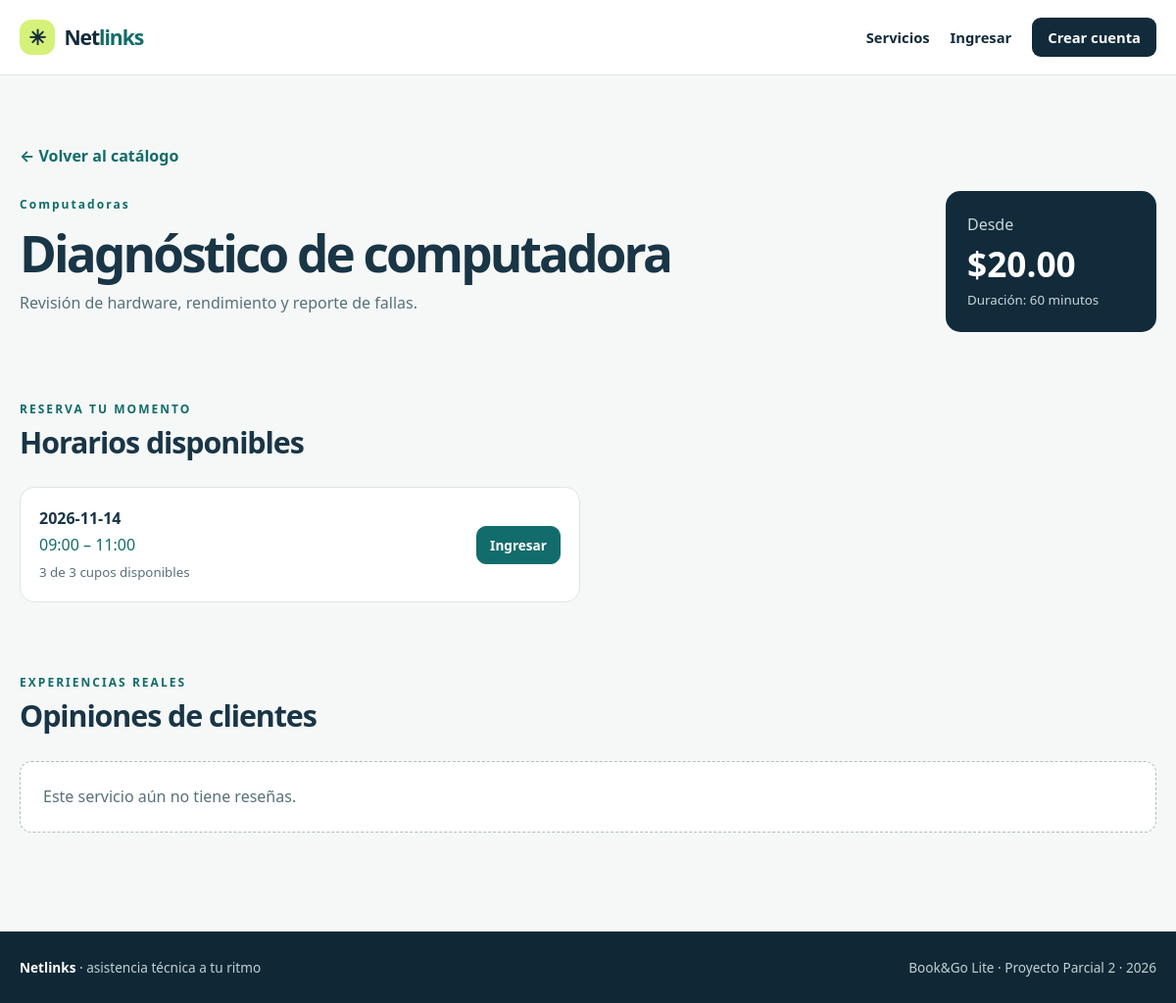
Page /index.php?route=service&id=1 on the committed database.
### tables this page shows
CREATE TABLE IF NOT EXISTS servicios (
 id BIGINT UNSIGNED AUTO_INCREMENT PRIMARY KEY,
 categoria_id BIGINT UNSIGNED NOT NULL,
 nombre VARCHAR(120) NOT NULL,
 descripcion TEXT NOT NULL,
 precio DECIMAL(10,2) NOT NULL,
 duracion_min SMALLINT UNSIGNED NOT NULL,
 estado ENUM('ACTIVO','INACTIVO') NOT NULL DEFAULT 'ACTIVO',
 CONSTRAINT chk_precio CHECK (precio >= 0),
 CONSTRAINT chk_duracion CHECK (duracion_min > 0),
 FOREIGN KEY (categoria_id) REFERENCES categorias(id),
 INDEX (categoria_id, estado)
);

CREATE TABLE IF NOT EXISTS categorias (
 id BIGINT UNSIGNED AUTO_INCREMENT PRIMARY KEY,
 nombre VARCHAR(100) NOT NULL UNIQUE,
 descripcion VARCHAR(500) NOT NULL,
 estado ENUM('ACTIVO','INACTIVO') NOT NULL DEFAULT 'ACTIVO'
);

CREATE TABLE IF NOT EXISTS horarios (
 id BIGINT UNSIGNED AUTO_INCREMENT PRIMARY KEY,
 servicio_id BIGINT UNSIGNED NOT NULL,
 fecha DATE NOT NULL,
 hora_inicio TIME NOT NULL,
 hora_fin TIME NOT NULL,
 cupos_total SMALLINT UNSIGNED NOT NULL,
 cupos_disponibles SMALLINT UNSIGNED NOT NULL,
 estado ENUM('ACTIVO','INACTIVO') NOT NULL DEFAULT 'ACTIVO',
 CONSTRAINT chk_horas CHECK (hora_fin > hora_inicio),
 CONSTRAINT chk_cupos CHECK (cupos_total > 0 AND cupos_disponibles <= cupos_total),
 UNIQUE KEY uq_horario_servicio (id, servicio_id),
 INDEX (servicio_id, fecha, hora_inicio),
 FOREIGN KEY (servicio_id) REFERENCES servicios(id)
);

### public/index.php (called while the page is built, shortened)
<?php
require dirname(__DIR__) . '/app/bootstrap.php';
$route = $_GET['route'] ?? 'home';
try {
    $user = me();
    $template = match ($route) {
        'home' => 'home', 'login' => 'login', 'register' => 'register',
        'service' => 'service', 'reservas' => 'reservas',
        'admin' => 'admin', 'admin-reservas' => 'admin-reservas',
        'change-password' => 'change-password',
        default => null,
    };
    require dirname(__DIR__) . '/views/layout-top.php';
    require dirname(__DIR__) . '/views/' . $template . '.php';
    require dirname(__DIR__) . '/views/layout-bottom.php';
} catch (DomainException $ex) {
    http_response_code(422);
    $user = me();
    require dirname(__DIR__) . '/views/layout-top.php';
    echo '<main class="container narrow"><div class="panel"><h1>No se pudo completar la operación</h1><p>' . e($ex->getMessage()) . '</p><a class="button" href="' . url('home') . '">Volver al inicio</a></div></main>';
    require dirname(__DIR__) . '/views/layout-bottom.php';
} catch (PDOException $ex) {
    error_log('Netlinks database error: ' . $ex->getMessage());
    http_response_code(500);
    echo '<!doctype html><html lang="es"><meta charset="utf-8"><title>Error</title><p>No se pudo completar la operación. Revise la configuración de la base de datos o contacte al administrador.</p><a href="index.php">Inicio</a></html>';
}

### app/bootstrap.php (called while the page is built, shortened)
<?php
function db(): PDO {
    static $pdo;
    if (!isset($pdo)) {
        $pdo = new PDO(
            'mysql:host=' . (getenv('DB_HOST') ?: '127.0.0.1') . ';port=' . (getenv('DB_PORT') ?: '3306') . ';dbname=' . (getenv('DB_NAME') ?: 'bookgo_lite') . ';charset=utf8mb4',
            getenv('DB_USER') ?: 'bookgo', getenv('DB_PASSWORD') ?: '',
            [PDO::ATTR_ERRMODE => PDO::ERRMODE_EXCEPTION, PDO::ATTR_DEFAULT_FETCH_MODE => PDO::FETCH_ASSOC,
             PDO::ATTR_EMULATE_PREPARES => false]
        );
        $pdo->exec("SET time_zone = '-05:00'");
    }
    return $pdo;
}
function q(string $sql, array $args = []): PDOStatement {
    $stmt = db()->prepare($sql);
    $stmt->execute($args);
    return $stmt;
}
function e(mixed $value): string {
    return htmlspecialchars((string)$value, ENT_QUOTES | ENT_SUBSTITUTE, 'UTF-8');
}
function url(string $route = 'home', array $params = []): string {
    return e($_SERVER['SCRIPT_NAME'] ?? '/index.php') . '?' . http_build_query(['route' => $route] + $params);
}
function positive(mixed $value): int {
    $id = filter_var($value, FILTER_VALIDATE_INT, ['options' => ['min_range' => 1]]);
    return $id;
}
function me(): ?array {
    if (empty($_SESSION['uid'])) return null;
    $user = q('SELECT u.id,u.nombre,u.apellido,u.rol_id,u.debe_cambiar_password,u.password_version FROM usuarios u WHERE u.id=? AND u.estado=\'ACTIVO\'', [$_SESSION['uid']])->fetch();
    return $user;
}

### views/service.php (the view, shortened to what this page needs)
<?php
$id = positive($_GET['id'] ?? null);
$service = q("SELECT s.*,c.nombre AS categoria,c.estado AS categoria_estado FROM servicios s JOIN categorias c ON c.id=s.categoria_id WHERE s.id=?", [$id])->fetch();
$slots = q("SELECT * FROM horarios WHERE servicio_id=? AND estado='ACTIVO' AND TIMESTAMP(fecha,hora_inicio)>NOW() ORDER BY fecha,hora_inicio", [$id])->fetchAll();
$reviews = q("SELECT r.calificacion,r.comentario,r.creada_en,u.nombre FROM resenas r JOIN reservas b ON b.id=r.reserva_id JOIN usuarios u ON u.id=r.cliente_id WHERE b.servicio_id=? AND b.estado='REALIZADA' ORDER BY r.creada_en DESC", [$id])->fetchAll();
?>
<main class="container section"><a class="back" href="<?= url('home') ?>">← Volver al catálogo</a><div class="detail-head"><div><span class="eyebrow"><?= e($service['categoria']) ?></span><h1><?= e($service['nombre']) ?></h1><p><?= e($service['descripcion']) ?></p></div><div class="price-box"><span>Desde</span><strong>$<?= e(number_format((float)$service['precio'],2)) ?></strong><small>Duración: <?= e($service['duracion_min']) ?> minutos</small></div></div>
<div class="section-title"><div><span class="eyebrow">RESERVA TU MOMENTO</span><h2>Horarios disponibles</h2></div></div>
<div class="slot-grid"><?php foreach ($slots as $slot): ?><article class="slot"><div><strong><?= e($slot['fecha']) ?></strong><p><?= e(substr($slot['hora_inicio'],0,5)) ?> – <?= e(substr($slot['hora_fin'],0,5)) ?></p><small><?= e($slot['cupos_disponibles']) ?> de <?= e($slot['cupos_total']) ?> cupos disponibles</small></div>
<?php if ((int)$slot['cupos_disponibles'] && $user && (int)$user['rol_id'] === 2): ?><form method="post" action="<?= url('book') ?>"><?= csrf_field() ?><input type="hidden" name="horario_id" value="<?= e($slot['id']) ?>"><input type="hidden" name="servicio_id" value="<?= e($id) ?>"><button class="button small-button" type="submit">Reservar</button></form>
<?php elseif (!$user && (int)$slot['cupos_disponibles']): ?><a class="button small-button" href="<?= url('login') ?>">Ingresar</a><?php else: ?><span class="pill">No disponible</span><?php endif; ?></article><?php endforeach; ?></div>
<div class="section-title reviews-title"><div><span class="eyebrow">EXPERIENCIAS REALES</span><h2>Opiniones de clientes</h2></div></div>
<?php if (!$reviews): ?><p class="empty">Este servicio aún no tiene reseñas.</p><?php endif; ?></main>

### public/assets/style.css (style rules this page uses)
:root { --navy:#122b3b;--ink:#193546;--teal:#126c6b;--mint:#d7efea;--lime:#d5f17a;--paper:#f5f8f6;--line:#dce6e5;--muted:#57717b;--white:#fff }
* { box-sizing:border-box }
html { scroll-behavior:smooth }
body { margin:0;background:var(--paper);color:var(--ink);font-family:system-ui,-apple-system,"Segoe UI",sans-serif;line-height:1.55 }
a { color:var(--teal);text-decoration:none }
.container { width:min(1160px,calc(100% - 36px));margin:auto }
.eyebrow { font-size:.75rem;letter-spacing:.17em;font-weight:800;color:var(--teal) }
h1,h2,h3,p { margin-top:0 }
h1 { font-size:clamp(2.3rem,5.3vw,4.2rem);line-height:1.12;letter-spacing:-.055em;margin-bottom:22px }
h2 { font-size:1.9rem;line-height:1.2;letter-spacing:-.035em }
.button { display:inline-block;background:var(--teal);border:1px solid var(--teal);color:white;border-radius:10px;padding:12px 19px;font-weight:750;text-align:center }
.section { padding-top:70px;padding-bottom:85px;min-height:55vh }
.section-title { display:flex;align-items:end;justify-content:space-between;gap:20px;margin-bottom:27px }
.section-title h1,.section-title h2 { margin:5px 0 0 }
.card,.panel,.booking,.slot,.review,.admin-item { background:white;border:1px solid var(--line);border-radius:15px }
.back { display:inline-block;margin-bottom:23px;font-weight:700 }
.detail-head { display:flex;justify-content:space-between;gap:28px;align-items:start;margin-bottom:65px }
.detail-head h1 { font-size:3.2rem;margin:10px 0 }
.detail-head p { max-width:640px;color:var(--muted) }
.price-box { background:var(--navy);border-radius:15px;color:#fff;min-width:215px;padding:22px;display:grid }
.price-box span,.price-box small { color:#c6d9da }
.price-box strong { font-size:2.2rem }
.slot-grid,.review-grid { display:grid;grid-template-columns:repeat(2,1fr);gap:16px }
.slot { padding:19px;display:flex;justify-content:space-between;align-items:center;gap:12px }
.slot p { margin:2px 0;color:var(--teal) }
.slot small { color:var(--muted) }
.small-button { padding:8px 13px;font-size:.85rem }
.reviews-title { margin-top:68px }
.empty { background:#fff;border:1px dashed #aabebd;border-radius:12px;padding:23px;color:var(--muted) }

### rows in the picture
servicios: categoria.nombre "Computadoras", nombre "Diagnóstico de computadora", descripcion "Revisión de hardware, rendimiento y reporte de fallas.", precio "20.00", duracion_min "60"
horarios: fecha "2026-11-14", hora_inicio "09:00", hora_fin "11:00", cupos_disponibles "3", cupos_total "3"
